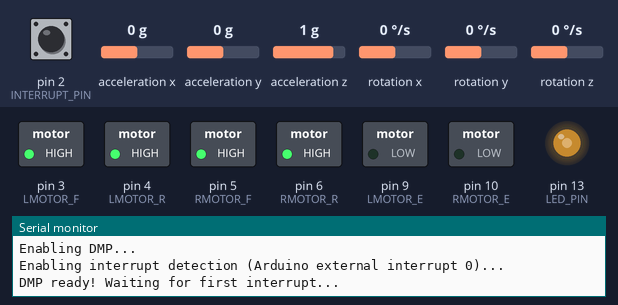
Simulated run of this sketch. Board: Arduino Uno, built with avr-gcc and run on an emulated ATmega328P. Shown: switched loads named in the sketch (green lamp = pin HIGH), output pins drawn as LEDs (lit = HIGH), the last lines printed to the serial monitor. The inputs (shaded band) are chosen by the test bench; at power-on: acceleration x 0 g, acceleration y 0 g, acceleration z 1 g, pin 2 (INTERRUPT_PIN) LOW, rotation x 0 °/s, rotation y 0 °/s, rotation z 0 °/s. The sensor or clock chip raises its interrupt line as the real part does.

Above: at 1.7 s.
1.8 s: acceleration x set to -1.4 g
At 2.1 s:
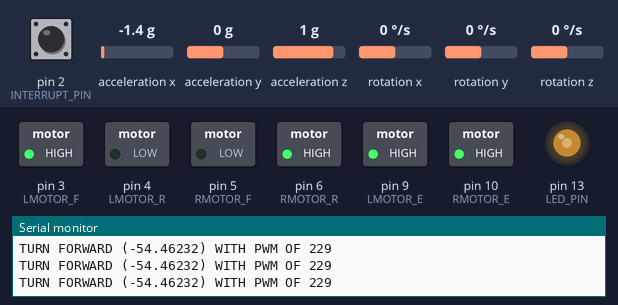
4.8 s: acceleration x set to 0 g
At 5.5 s:
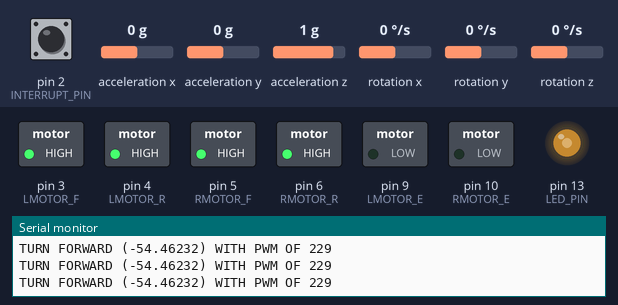
6.4 s: acceleration x set to 1.4 g
At 7.56 s:
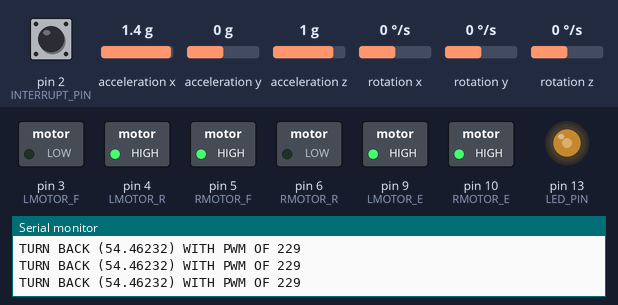
9.4 s: acceleration y set to -1.4 g
12.4 s: acceleration z set to -0.8 g
Timing chart, 0 to 16.4 s (numbered marks = the images above; inputs shaded):
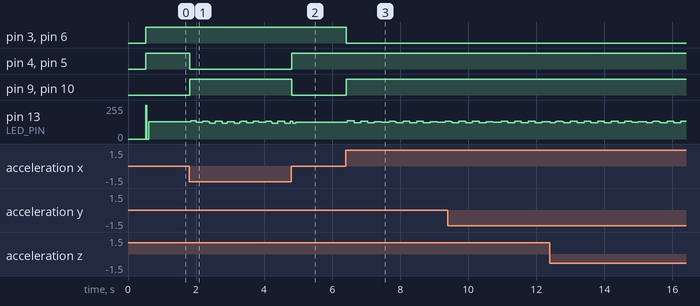

Measured:
- after the input at 1.8 s, pin 4 (LMOTOR_R), pin 5 (RMOTOR_F): HIGH → LOW at once; pin 9 (LMOTOR_E), pin 10 (RMOTOR_E): LOW → HIGH at once
- after the input at 4.8 s, pin 4 (LMOTOR_R), pin 5 (RMOTOR_F): LOW → HIGH at once; pin 9 (LMOTOR_E), pin 10 (RMOTOR_E): HIGH → LOW at once
- after the input at 6.4 s, pin 3 (LMOTOR_F), pin 6 (RMOTOR_R): HIGH → LOW at once; pin 9 (LMOTOR_E), pin 10 (RMOTOR_E): LOW → HIGH at once; pin 13 (LED_PIN): 126/255 → 136/255 at once, → 121/255 0.20 s later, → 134/255 0.20 s later, → 122/255 0.20 s later, … (16 changes in this stretch)

The sketch:

SelfBalancingBot.ino
```cpp
/******************************************************************************
# Simple self-balancing robot code for Arduino w. MPU 6050
# Implemented based off Jeff Rowberg's MPU 6050 + Teapot impl.
# Sheridan College Robotics, 2019
******************************************************************************/

#include "math.h"

// I2Cdev and MPU6050 must be installed as libraries, or else the .cpp/.h files
// for both classes must be in the include path of your project
#include "I2Cdev.h"

#include "MPU6050_6Axis_MotionApps20.h"

// Arduino Wire library is required if I2Cdev I2CDEV_ARDUINO_WIRE implementation
// is used in I2Cdev.h
#if I2CDEV_IMPLEMENTATION == I2CDEV_ARDUINO_WIRE
    #include "Wire.h"
#endif

// class default I2C address is 0x68
// specific I2C addresses may be passed as a parameter here
// AD0 low = 0x68 (default for SparkFun breakout and InvenSense evaluation board)
// AD0 high = 0x69
MPU6050 mpu;
//MPU6050 mpu(0x69); // <-- use for AD0 high

/* =========================================================================
   NOTE: In addition to connection 3.3v, GND, SDA, and SCL, this sketch
   depends on the MPU-6050's INT pin being connected to the Arduino's
   external interrupt #0 pin. On the Arduino Uno and Mega 2560, this is
   digital I/O pin 2.
 * ========================================================================= */


// uncomment "OUTPUT_READABLE_QUATERNION" if you want to see the actual
// quaternion components in a [w, x, y, z] format (not best for parsing
// on a remote host such as Processing or something though)
//#define OUTPUT_READABLE_QUATERNION

// uncomment "OUTPUT_READABLE_EULER" if you want to see Euler angles
// (in degrees) calculated from the quaternions coming from the FIFO.
// Note that Euler angles suffer from gimbal lock (for more info, see
// http://en.wikipedia.org/wiki/Gimbal_lock)
//#define OUTPUT_READABLE_EULER

// uncomment "OUTPUT_READABLE_YAWPITCHROLL" if you want to see the yaw/
// pitch/roll angles (in degrees) calculated from the quaternions coming
// from the FIFO. Note this also requires gravity vector calculations.
// Also note that yaw/pitch/roll angles suffer from gimbal lock (for
// more info, see: http://en.wikipedia.org/wiki/Gimbal_lock)
#define OUTPUT_READABLE_YAWPITCHROLL

// uncomment "OUTPUT_READABLE_REALACCEL" if you want to see acceleration
// components with gravity removed. This acceleration reference frame is
// not compensated for orientation, so +X is always +X according to the
// sensor, just without the effects of gravity. If you want acceleration
// compensated for orientation, us OUTPUT_READABLE_WORLDACCEL instead.
//#define OUTPUT_READABLE_REALACCEL

// uncomment "OUTPUT_READABLE_WORLDACCEL" if you want to see acceleration
// components with gravity removed and adjusted for the world frame of
// reference (yaw is relative to initial orientation, since no magnetometer
// is present in this case). Could be quite handy in some cases.
//#define OUTPUT_READABLE_WORLDACCEL

// uncomment "OUTPUT_TEAPOT" if you want output that matches the
// format used for the InvenSense teapot demo
//#define OUTPUT_TEAPOT


#define INTERRUPT_PIN 2  // use pin 2 on Arduino Uno & most boards
#define LED_PIN 13 // (Arduino is 13, Teensy is 11, Teensy++ is 6)
bool blinkState = false;

// MPU control/status vars
bool dmpReady = false;  // set true if DMP init was successful
uint8_t mpuIntStatus;   // holds actual interrupt status byte from MPU
uint8_t devStatus;      // return status after each device operation (0 = success, !0 = error)
uint16_t packetSize;    // expected DMP packet size (default is 42 bytes)
uint16_t fifoCount;     // count of all bytes currently in FIFO
uint8_t fifoBuffer[64]; // FIFO storage buffer

// orientation/motion vars
Quaternion q;           // [w, x, y, z]         quaternion container
VectorInt16 aa;         // [x, y, z]            accel sensor measurements
VectorInt16 aaReal;     // [x, y, z]            gravity-free accel sensor measurements
VectorInt16 aaWorld;    // [x, y, z]            world-frame accel sensor measurements
VectorFloat gravity;    // [x, y, z]            gravity vector
float euler[3];         // [psi, theta, phi]    Euler angle container
float ypr[3];           // [yaw, pitch, roll]   yaw/pitch/roll container and gravity vector

// packet structure for InvenSense teapot demo
uint8_t teapotPacket[14] = { '$', 0x02, 0,0, 0,0, 0,0, 0,0, 0x00, 0x00, '\r', '\n' };


// L293e Driver Config
#define LMOTOR_F 3        // D3
#define LMOTOR_R 4        // D4
#define LMOTOR_E 9        // D9, PWM for Chip Enable #1
#define RMOTOR_F 5        // D5
#define RMOTOR_R 6        // D6
#define RMOTOR_E 10       // D10, PWM for Chip Enable #2

// Gyro Offsets
#define GYRO_X_OFFSET   109
#define GYRO_Y_OFFSET   33
#define GYRO_Z_OFFSET   50
#define ACCEL_Z_OFFSET  1788


// ================================================================
// ===               INTERRUPT DETECTION ROUTINE                ===
// ================================================================

volatile bool mpuInterrupt = false;     // indicates whether MPU interrupt pin has gone high
void dmpDataReady() {
    mpuInterrupt = true;
}


// ================================================================
// ===                      INITIAL SETUP                       ===
// ================================================================

void setup() {

    // L293e
    pinMode(LMOTOR_F, OUTPUT);
    pinMode(LMOTOR_R, OUTPUT);
    pinMode(LMOTOR_E, OUTPUT);
    pinMode(RMOTOR_F, OUTPUT);
    pinMode(RMOTOR_R, OUTPUT);
    pinMode(RMOTOR_E, OUTPUT);

    // join I2C bus (I2Cdev library doesn't do this automatically)
    #if I2CDEV_IMPLEMENTATION == I2CDEV_ARDUINO_WIRE
        Wire.begin();
        Wire.setClock(400000); // 400kHz I2C clock. Comment this line if having compilation difficulties
    #elif I2CDEV_IMPLEMENTATION == I2CDEV_BUILTIN_FASTWIRE
        Fastwire::setup(400, true);
    #endif

    // initialize serial communication
    // (115200 chosen because it is required for Teapot Demo output, but it's
    // really up to you depending on your project)
    Serial.begin(115200);
    while (!Serial); // wait for Leonardo enumeration, others continue immediately

    // NOTE: 8MHz or slower host processors, like the Teensy @ 3.3V or Arduino
    // Pro Mini running at 3.3V, cannot handle this baud rate reliably due to
    // the baud timing being too misaligned with processor ticks. You must use
    // 38400 or slower in these cases, or use some kind of external separate
    // crystal solution for the UART timer.

    // initialize device
    Serial.println(F("Initializing I2C devices..."));
    mpu.initialize();
    pinMode(INTERRUPT_PIN, INPUT);

    // verify connection
    Serial.println(F("Testing device connections..."));
    Serial.println(mpu.testConnection() ? F("MPU6050 connection successful") : F("MPU6050 connection failed"));

    while (Serial.available() && Serial.read()); // empty buffer again

    // load and configure the DMP
    Serial.println(F("Initializing DMP..."));
    devStatus = mpu.dmpInitialize();

    mpu.setXGyroOffset(GYRO_X_OFFSET);
    mpu.setYGyroOffset(GYRO_Y_OFFSET);
    mpu.setZGyroOffset(GYRO_Z_OFFSET);
    mpu.setZAccelOffset(ACCEL_Z_OFFSET);

    // make sure it worked (returns 0 if so)
    if (devStatus == 0) {
        // Calibration Time: generate offsets and calibrate our MPU6050
        mpu.CalibrateAccel(6);
        mpu.CalibrateGyro(6);
        mpu.PrintActiveOffsets();
        // turn on the DMP, now that it's ready
        Serial.println(F("Enabling DMP..."));
        mpu.setDMPEnabled(true);

        // enable Arduino interrupt detection
        Serial.print(F("Enabling interrupt detection (Arduino external interrupt "));
        Serial.print(digitalPinToInterrupt(INTERRUPT_PIN));
        Serial.println(F(")..."));
        attachInterrupt(digitalPinToInterrupt(INTERRUPT_PIN), dmpDataReady, RISING);
        mpuIntStatus = mpu.getIntStatus();

        // set our DMP Ready flag so the main loop() function knows it's okay to use it
        Serial.println(F("DMP ready! Waiting for first interrupt..."));
        dmpReady = true;

        // get expected DMP packet size for later comparison
        packetSize = mpu.dmpGetFIFOPacketSize();
    } else {
        // ERROR!
        // 1 = initial memory load failed
        // 2 = DMP configuration updates failed
        // (if it's going to break, usually the code will be 1)
        Serial.print(F("DMP Initialization failed (code "));
        Serial.print(devStatus);
        Serial.println(F(")"));
    }

    // configure LED for output
    pinMode(LED_PIN, OUTPUT);
}


// ================================================================
// ===                    MAIN PROGRAM LOOP                     ===
// ================================================================

void loop() {
    // if programming failed, don't try to do anything
    if (!dmpReady) return;

    // wait for MPU interrupt or extra packet(s) available
    while (!mpuInterrupt && fifoCount < packetSize) {
        if (mpuInterrupt && fifoCount < packetSize) {
          // try to get out of the infinite loop
          fifoCount = mpu.getFIFOCount();
        }

        // other program behavior stuff here
    }

    // reset interrupt flag and get INT_STATUS byte
    mpuInterrupt = false;
    mpuIntStatus = mpu.getIntStatus();

    // get current FIFO count
    fifoCount = mpu.getFIFOCount();
  	if(fifoCount < packetSize){
  	        //Lets go back and wait for another interrupt. We shouldn't be here, we got an interrupt from another event
  			// This is blocking so don't do it   while (fifoCount < packetSize) fifoCount = mpu.getFIFOCount();
  	}

    // check for overflow (this should never happen unless our code is too inefficient)
    else if ((mpuIntStatus & _BV(MPU6050_INTERRUPT_FIFO_OFLOW_BIT)) || fifoCount >= 1024) {
        // reset so we can continue cleanly
        mpu.resetFIFO();
      //  fifoCount = mpu.getFIFOCount();  // will be zero after reset no need to ask
        Serial.println(F("FIFO overflow!"));

    // otherwise, check for DMP data ready interrupt (this should happen frequently)
    } else if (mpuIntStatus & _BV(MPU6050_INTERRUPT_DMP_INT_BIT)) {

        // read a packet from FIFO
      	while(fifoCount >= packetSize) { // Lets catch up to NOW, someone is using the dreaded delay()!
      		mpu.getFIFOBytes(fifoBuffer, packetSize);
      		// track FIFO count here in case there is > 1 packet available
      		// (this lets us immediately read more without waiting for an interrupt)
      		fifoCount -= packetSize;
      	}

       drive(ypr[1] * 180/M_PI);

        #ifdef OUTPUT_READABLE_QUATERNION
            // display quaternion values in easy matrix form: w x y z
            mpu.dmpGetQuaternion(&q, fifoBuffer);
            Serial.print("quat\t");
            Serial.print(q.w);
            Serial.print("\t");
            Serial.print(q.x);
            Serial.print("\t");
            Serial.print(q.y);
            Serial.print("\t");
            Serial.println(q.z);
        #endif

        #ifdef OUTPUT_READABLE_EULER
            // display Euler angles in degrees
            mpu.dmpGetQuaternion(&q, fifoBuffer);
            mpu.dmpGetEuler(euler, &q);
            Serial.print("euler\t");
            Serial.print(euler[0] * 180/M_PI);
            Serial.print("\t");
            Serial.print(euler[1] * 180/M_PI);
            Serial.print("\t");
            Serial.println(euler[2] * 180/M_PI);
        #endif

        #ifdef OUTPUT_READABLE_YAWPITCHROLL
            // display Euler angles in degrees
            mpu.dmpGetQuaternion(&q, fifoBuffer);
            mpu.dmpGetGravity(&gravity, &q);
            mpu.dmpGetYawPitchRoll(ypr, &q, &gravity);
            //Serial.print("ypr\t");
            //Serial.print(ypr[0] * 180/M_PI);
            //Serial.print("\t");
            //Serial.print(ypr[1] * 180/M_PI);
            //Serial.print("\t");
            //Serial.println(ypr[2] * 180/M_PI);
        #endif

        #ifdef OUTPUT_READABLE_REALACCEL
            // display real acceleration, adjusted to remove gravity
            mpu.dmpGetQuaternion(&q, fifoBuffer);
            mpu.dmpGetAccel(&aa, fifoBuffer);
            mpu.dmpGetGravity(&gravity, &q);
            mpu.dmpGetLinearAccel(&aaReal, &aa, &gravity);
            Serial.print("areal\t");
            Serial.print(aaReal.x);
            Serial.print("\t");
            Serial.print(aaReal.y);
            Serial.print("\t");
            Serial.println(aaReal.z);
        #endif

        #ifdef OUTPUT_READABLE_WORLDACCEL
            // display initial world-frame acceleration, adjusted to remove gravity
            // and rotated based on known orientation from quaternion
            mpu.dmpGetQuaternion(&q, fifoBuffer);
            mpu.dmpGetAccel(&aa, fifoBuffer);
            mpu.dmpGetGravity(&gravity, &q);
            mpu.dmpGetLinearAccel(&aaReal, &aa, &gravity);
            mpu.dmpGetLinearAccelInWorld(&aaWorld, &aaReal, &q);
            Serial.print("aworld\t");
            Serial.print(aaWorld.x);
            Serial.print("\t");
            Serial.print(aaWorld.y);
            Serial.print("\t");
            Serial.println(aaWorld.z);
        #endif

        #ifdef OUTPUT_TEAPOT
            // display quaternion values in InvenSense Teapot demo format:
            teapotPacket[2] = fifoBuffer[0];
            teapotPacket[3] = fifoBuffer[1];
            teapotPacket[4] = fifoBuffer[4];
            teapotPacket[5] = fifoBuffer[5];
            teapotPacket[6] = fifoBuffer[8];
            teapotPacket[7] = fifoBuffer[9];
            teapotPacket[8] = fifoBuffer[12];
            teapotPacket[9] = fifoBuffer[13];
            Serial.write(teapotPacket, 14);
            teapotPacket[11]++; // packetCount, loops at 0xFF on purpose
        #endif

        // blink LED to indicate activity
        blinkState = !blinkState;
        digitalWrite(LED_PIN, blinkState);
    }
}

void drive(float pitch) {

  float threshold = 4;

  String msg;

  if(pitch <= -threshold) {
    msg = "TURN FORWARD " + String("(") + String(pitch, 5) + String(")") + " WITH PWM OF " + String(powerCalc(pitch));
    Serial.println(msg);
    driveForward(powerCalc(pitch));
    //driveForward(100);
  } else if(pitch >= threshold) {
    msg = "TURN BACK " + String("(") + String(pitch, 5) + String(")") + " WITH PWM OF " + String(powerCalc(pitch));
    Serial.println(msg);
    driveReverse(powerCalc(pitch));
    //driveReverse(100);
  } else {
    halt();
  }
}


int powerCalc(float pitch) {

  int powerDrop = 0;
  int multiplier = 132;

  float floatPwr = multiplier * log10(abs(pitch)) - powerDrop;

  return (int) floatPwr;
}


void driveForward(int power) {

    digitalWrite(LMOTOR_F, HIGH);
    digitalWrite(LMOTOR_R, LOW);
    digitalWrite(LMOTOR_E, power);

    digitalWrite(RMOTOR_F, LOW);
    digitalWrite(RMOTOR_R, HIGH);
    digitalWrite(RMOTOR_E, power);

}

void driveReverse(int power) {

    digitalWrite(LMOTOR_F, LOW);
    digitalWrite(LMOTOR_R, HIGH);
    digitalWrite(LMOTOR_E, power);

    digitalWrite(RMOTOR_F, HIGH);
    digitalWrite(RMOTOR_R, LOW);
    digitalWrite(RMOTOR_E, power);

}

void halt() {

    digitalWrite(LMOTOR_F, HIGH);
    digitalWrite(LMOTOR_R, HIGH);
    digitalWrite(LMOTOR_E, 0);

    digitalWrite(RMOTOR_F, HIGH);
    digitalWrite(RMOTOR_R, HIGH);
    digitalWrite(RMOTOR_E, 0);

}
```
